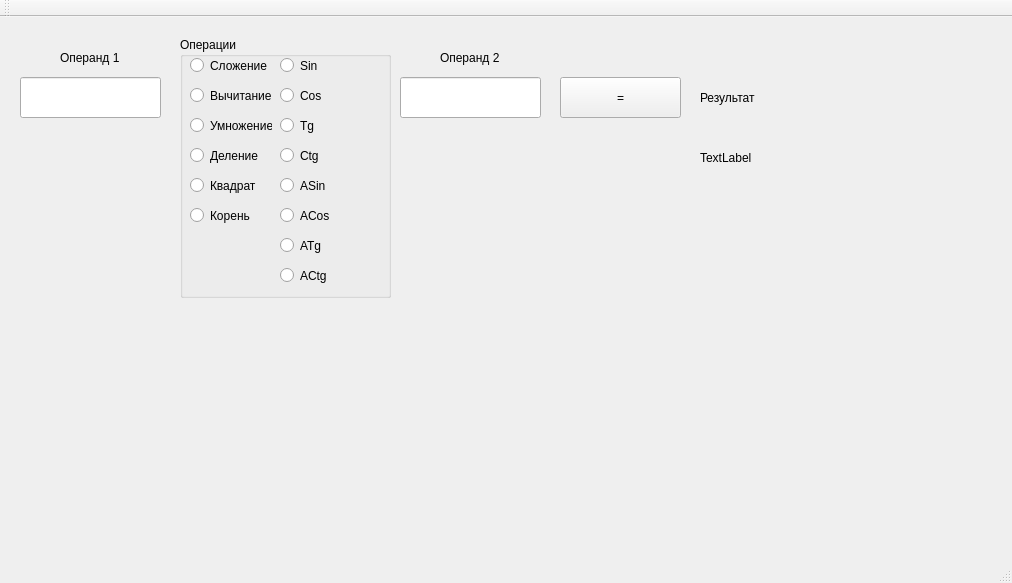
<?xml version="1.0" encoding="UTF-8"?>
<ui version="4.0">
 <class>MainWindow</class>
 <widget class="QMainWindow" name="MainWindow">
  <property name="geometry">
   <rect>
    <x>0</x>
    <y>0</y>
    <width>1012</width>
    <height>583</height>
   </rect>
  </property>
  <property name="windowTitle">
   <string>MainWindow</string>
  </property>
  <widget class="QWidget" name="centralWidget">
   <widget class="QLabel" name="label">
    <property name="geometry">
     <rect>
      <x>60</x>
      <y>20</y>
      <width>111</width>
      <height>41</height>
     </rect>
    </property>
    <property name="text">
     <string>Операнд 1</string>
    </property>
   </widget>
   <widget class="QLabel" name="label_2">
    <property name="geometry">
     <rect>
      <x>440</x>
      <y>20</y>
      <width>101</width>
      <height>41</height>
     </rect>
    </property>
    <property name="text">
     <string>Операнд 2</string>
    </property>
   </widget>
   <widget class="QLineEdit" name="operand1">
    <property name="geometry">
     <rect>
      <x>20</x>
      <y>60</y>
      <width>141</width>
      <height>41</height>
     </rect>
    </property>
    <property name="maxLength">
     <number>15</number>
    </property>
   </widget>
   <widget class="QLineEdit" name="operand2">
    <property name="geometry">
     <rect>
      <x>400</x>
      <y>60</y>
      <width>141</width>
      <height>41</height>
     </rect>
    </property>
    <property name="maxLength">
     <number>15</number>
    </property>
   </widget>
   <widget class="QGroupBox" name="operations">
    <property name="geometry">
     <rect>
      <x>180</x>
      <y>20</y>
      <width>211</width>
      <height>261</height>
     </rect>
    </property>
    <property name="title">
     <string>Операции</string>
    </property>
    <widget class="QRadioButton" name="delenie">
     <property name="geometry">
      <rect>
       <x>10</x>
       <y>110</y>
       <width>82</width>
       <height>17</height>
      </rect>
     </property>
     <property name="text">
      <string>Деление</string>
     </property>
    </widget>
    <widget class="QRadioButton" name="umnozhenie">
     <property name="geometry">
      <rect>
       <x>10</x>
       <y>80</y>
       <width>82</width>
       <height>17</height>
      </rect>
     </property>
     <property name="text">
      <string>Умножение</string>
     </property>
    </widget>
    <widget class="QRadioButton" name="slozhenie">
     <property name="geometry">
      <rect>
       <x>10</x>
       <y>20</y>
       <width>82</width>
       <height>17</height>
      </rect>
     </property>
     <property name="text">
      <string>Сложение</string>
     </property>
    </widget>
    <widget class="QRadioButton" name="vichitanie">
     <property name="geometry">
      <rect>
       <x>10</x>
       <y>50</y>
       <width>82</width>
       <height>17</height>
      </rect>
     </property>
     <property name="text">
      <string>Вычитание</string>
     </property>
    </widget>
    <widget class="QRadioButton" name="sin">
     <property name="geometry">
      <rect>
       <x>100</x>
       <y>20</y>
       <width>82</width>
       <height>17</height>
      </rect>
     </property>
     <property name="text">
      <string>Sin</string>
     </property>
    </widget>
    <widget class="QRadioButton" name="cos">
     <property name="geometry">
      <rect>
       <x>100</x>
       <y>50</y>
       <width>82</width>
       <height>17</height>
      </rect>
     </property>
     <property name="text">
      <string>Cos</string>
     </property>
    </widget>
    <widget class="QRadioButton" name="tg">
     <property name="geometry">
      <rect>
       <x>100</x>
       <y>80</y>
       <width>82</width>
       <height>17</height>
      </rect>
     </property>
     <property name="text">
      <string>Tg</string>
     </property>
    </widget>
    <widget class="QRadioButton" name="ctg">
     <property name="geometry">
      <rect>
       <x>100</x>
       <y>110</y>
       <width>82</width>
       <height>17</height>
      </rect>
     </property>
     <property name="text">
      <string>Ctg</string>
     </property>
    </widget>
    <widget class="QRadioButton" name="kvadrat">
     <property name="geometry">
      <rect>
       <x>10</x>
       <y>140</y>
       <width>82</width>
       <height>17</height>
      </rect>
     </property>
     <property name="text">
      <string>Квадрат</string>
     </property>
    </widget>
    <widget class="QRadioButton" name="koren">
     <property name="geometry">
      <rect>
       <x>10</x>
       <y>170</y>
       <width>82</width>
       <height>17</height>
      </rect>
     </property>
     <property name="text">
      <string>Корень</string>
     </property>
    </widget>
    <widget class="QRadioButton" name="asin">
     <property name="geometry">
      <rect>
       <x>100</x>
       <y>140</y>
       <width>82</width>
       <height>17</height>
      </rect>
     </property>
     <property name="text">
      <string>ASin</string>
     </property>
    </widget>
    <widget class="QRadioButton" name="acos">
     <property name="geometry">
      <rect>
       <x>100</x>
       <y>170</y>
       <width>82</width>
       <height>17</height>
      </rect>
     </property>
     <property name="text">
      <string>ACos</string>
     </property>
    </widget>
    <widget class="QRadioButton" name="atg">
     <property name="geometry">
      <rect>
       <x>100</x>
       <y>200</y>
       <width>82</width>
       <height>17</height>
      </rect>
     </property>
     <property name="text">
      <string>ATg</string>
     </property>
    </widget>
    <widget class="QRadioButton" name="actg">
     <property name="geometry">
      <rect>
       <x>100</x>
       <y>230</y>
       <width>82</width>
       <height>17</height>
      </rect>
     </property>
     <property name="text">
      <string>ACtg</string>
     </property>
    </widget>
   </widget>
   <widget class="QPushButton" name="res">
    <property name="geometry">
     <rect>
      <x>560</x>
      <y>60</y>
      <width>121</width>
      <height>41</height>
     </rect>
    </property>
    <property name="text">
     <string>=</string>
    </property>
   </widget>
   <widget class="QLabel" name="resultat">
    <property name="geometry">
     <rect>
      <x>700</x>
      <y>60</y>
      <width>91</width>
      <height>41</height>
     </rect>
    </property>
    <property name="text">
     <string>Результат</string>
    </property>
   </widget>
   <widget class="QLabel" name="error">
    <property name="geometry">
     <rect>
      <x>700</x>
      <y>120</y>
      <width>301</width>
      <height>41</height>
     </rect>
    </property>
    <property name="text">
     <string>TextLabel</string>
    </property>
   </widget>
  </widget>
  <widget class="QMenuBar" name="menuBar">
   <property name="geometry">
    <rect>
     <x>0</x>
     <y>0</y>
     <width>1012</width>
     <height>21</height>
    </rect>
   </property>
  </widget>
  <widget class="QToolBar" name="mainToolBar">
   <attribute name="toolBarArea">
    <enum>TopToolBarArea</enum>
   </attribute>
   <attribute name="toolBarBreak">
    <bool>false</bool>
   </attribute>
  </widget>
  <widget class="QStatusBar" name="statusBar"/>
 </widget>
 <layoutdefault spacing="6" margin="11"/>
 <resources/>
 <connections/>
</ui>
